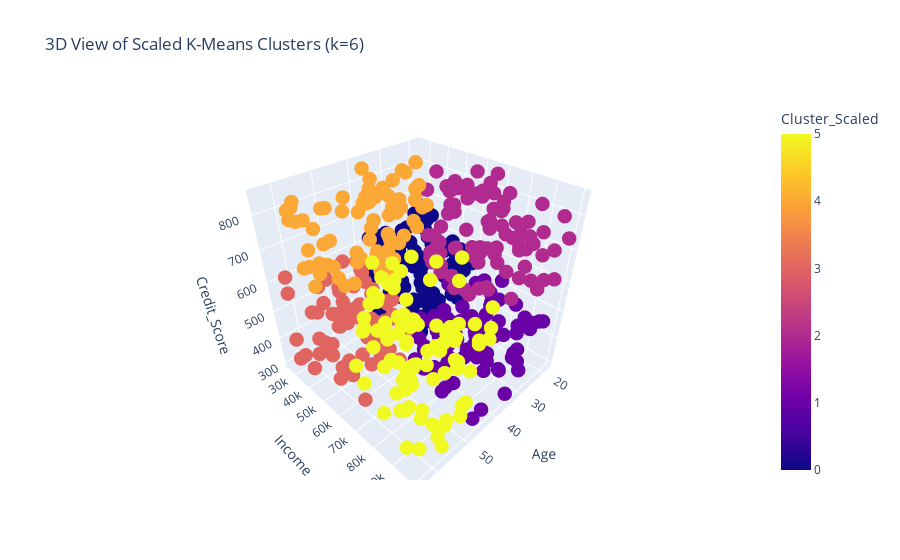

Notebook code cell kept with this figure:
### Code cell
fig = px.scatter_3d(df_encoded,
                    x='Age',
                    y='Income',
                    z='Credit_Score',
                    color='Cluster_Scaled',
                    title='3D View of Scaled K-Means Clusters (k=6)')
fig.update_traces(marker=dict(size=5))
fig.show()

### Figure 1 — Plotly figure (JSON) as saved in the notebook; plotly's stock layout.template omitted (floating-point values rounded to 4 significant figures; data arrays with more than 128 entries replaced by an {"elided": "..."} marker saying what was removed)
{"data": [{"hovertemplate": "Age=%{x}<br>Income=%{y}<br>Credit_Score=%{z}<br>Cluster_Scaled=%{marker.color}<extra></extra>", "legendgroup": "", "marker": {"color": {"elided": "500 int values"}, "coloraxis": "coloraxis", "size": 5, "symbol": "circle"}, "mode": "markers", "name": "", "scene": "scene", "showlegend": false, "type": "scatter3d", "x": {"elided": "500 int values"}, "y": {"elided": "500 float values"}, "z": {"elided": "500 int values"}}], "layout": {"coloraxis": {"colorbar": {"title": {"text": "Cluster_Scaled"}}, "colorscale": [[0, "#0d0887"], [0.1111, "#46039f"], [0.2222, "#7201a8"], [0.3333, "#9c179e"], [0.4444, "#bd3786"], [0.5556, "#d8576b"], [0.6667, "#ed7953"], [0.7778, "#fb9f3a"], [0.8889, "#fdca26"], [1, "#f0f921"]]}, "legend": {"tracegroupgap": 0}, "scene": {"domain": {"x": [0, 1], "y": [0, 1]}, "xaxis": {"title": {"text": "Age"}}, "yaxis": {"title": {"text": "Income"}}, "zaxis": {"title": {"text": "Credit_Score"}}}, "title": {"text": "3D View of Scaled K-Means Clusters (k=6)"}}}
